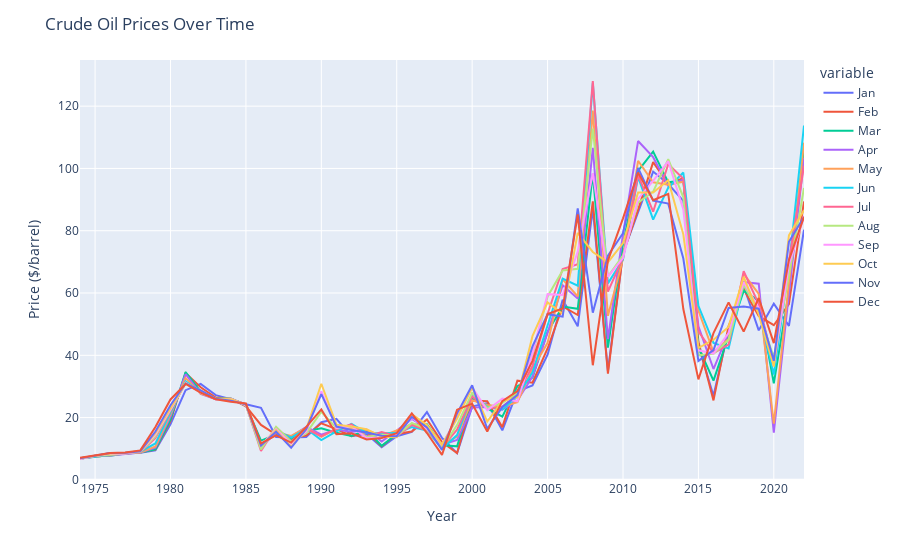

Source (notebook cell):
### Markdown cell above
seems kinda fine , lets plot it

### Code cell
import plotly.express as px


fig = px.line(df.reset_index(), x='Year', y=df.columns)


fig.update_layout(title='Crude Oil Prices Over Time',
                  xaxis_title='Year',
                  yaxis_title='Price ($/barrel)')


fig.show()
